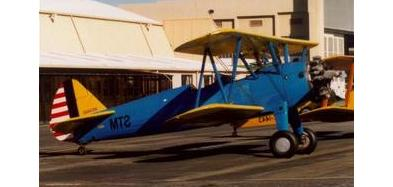
//> input picture Pictures/airplanes/image_0030.jpg, 393 x 187 px
$ ./SimpleTransformation ../../Pictures/airplanes/image_0030.jpg   (built with g++ and OpenCV 4)
//> lines starting //> are read from the running program, lines starting //| are printed output that depends on the picture
// Modified from Example 2-5 in the book "Learning OpenCV 3: Computer Vision in C++ with the OpenCV Library".

#include <cstdio>
#include <string>

#include <opencv2/highgui.hpp>
#include <opencv2/imgproc.hpp>

using namespace std;
using namespace cv;

int main(int argc, char** argv)
{
  // Load an image specified on the command line.
  //
  Mat image_in = imread(argv[1],-1);
//> image_in is the input picture: 187 rows x 393 cols, CV_8UC3; mean B, G, R 116.2, 126.7, 139.5

  // Create some windows to show the input
  // and output images in.
  //
  namedWindow("Example 2-5-in", WINDOW_AUTOSIZE);
  namedWindow("Example 2-5-out", WINDOW_AUTOSIZE);

  // Create a window to show our input image
  //
  imshow("Example 2-5-in", image_in);

  // Create an image to hold the smoothed output
  //
  Mat image_out;

  // Do the smoothing
  // ( Note: Could use GaussianBlur(), blur(), medianBlur() or
  // bilateralFilter(). )
  //
  GaussianBlur(image_in, image_out, Size(5,5), 3, 3);
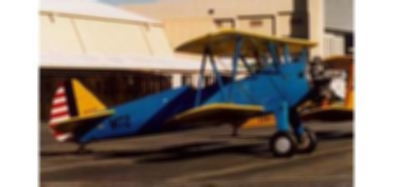
//> image_out: 187 rows x 393 cols, CV_8UC3; mean B, G, R 116.2, 126.7, 139.5

  // Show the smoothed image in the output window
  //
  imshow("Example 2-5-out", image_out);

  // Save the image
  //
  string fileName(argv[1]);
//> fileName = "../../Pictures/airplanes/image_0030.jpg"
  size_t dotPos = fileName.find_last_of('.');
//> dotPos = 35
  if (dotPos != string::npos)
  {
	  fileName = fileName.substr(0, dotPos) + "-new" + fileName.substr(dotPos);
  }
  else
  {
	  // The file name doesn't contain an extension.
	  fileName += ".jpg";
  }
  printf("Saving the blurred image to %s.\n", fileName.c_str());
//| Saving the blurred image to ../../Pictures/airplanes/image_0030-new.jpg.
  try{
	  imwrite(fileName, image_out);
  }
  catch (runtime_error& ex)
  {
	  printf("Exception converting image to PNG format: %s\n", ex.what());
	  return 1;
  }

  printf("Saved the blurred image to %s.\n", fileName.c_str());
//| Saved the blurred image to ../../Pictures/airplanes/image_0030-new.jpg.

  // Wait for the user to hit a key, windows will self destruct
  //
  waitKey( 0 );

  // Destroy the two windows.
  //
  destroyWindow("Example 2-5-in");
  destroyWindow("Example 2-5-out");
}

$ run again, on Pictures/airplanes/image_0033.jpg
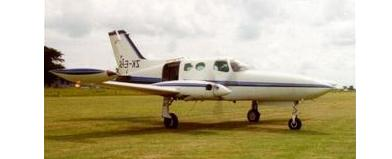
//> input picture Pictures/airplanes/image_0033.jpg, 392 x 159 px
//> image_in is the input picture: 159 rows x 392 cols, CV_8UC3; mean B, G, R 155.9, 184.3, 193.6
//> `GaussianBlur(image_in, image_out, Size(5,5), 3, 3);`:
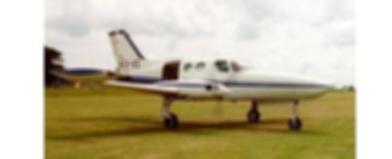
//> image_out: 159 rows x 392 cols, CV_8UC3; mean B, G, R 155.9, 184.3, 193.6
//> fileName = "../../Pictures/airplanes/image_0033.jpg"
//> dotPos = 35
//| Saving the blurred image to ../../Pictures/airplanes/image_0033-new.jpg.
//| Saved the blurred image to ../../Pictures/airplanes/image_0033-new.jpg.

$ run again, on Pictures/airplanes/image_0037.jpg
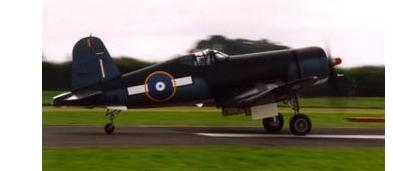
//> input picture Pictures/airplanes/image_0037.jpg, 393 x 171 px
//> image_in is the input picture: 171 rows x 393 cols, CV_8UC3; mean B, G, R 116.6, 133, 136
//> `GaussianBlur(image_in, image_out, Size(5,5), 3, 3);`:
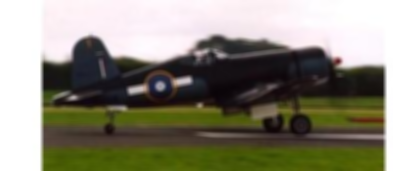
//> image_out: 171 rows x 393 cols, CV_8UC3; mean B, G, R 116.6, 133, 136
//> fileName = "../../Pictures/airplanes/image_0037.jpg"
//> dotPos = 35
//| Saving the blurred image to ../../Pictures/airplanes/image_0037-new.jpg.
//| Saved the blurred image to ../../Pictures/airplanes/image_0037-new.jpg.

$ run again, on Pictures/airplanes/image_0039.jpg
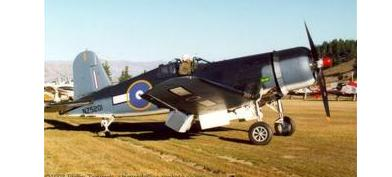
//> input picture Pictures/airplanes/image_0039.jpg, 392 x 177 px
//> image_in is the input picture: 177 rows x 392 cols, CV_8UC3; mean B, G, R 154.4, 172, 178.1
//> `GaussianBlur(image_in, image_out, Size(5,5), 3, 3);`:
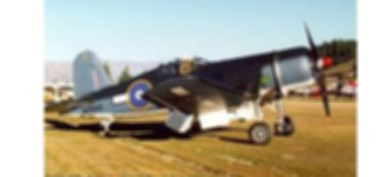
//> image_out: 177 rows x 392 cols, CV_8UC3; mean B, G, R 154.4, 172, 178.1
//> fileName = "../../Pictures/airplanes/image_0039.jpg"
//> dotPos = 35
//| Saving the blurred image to ../../Pictures/airplanes/image_0039-new.jpg.
//| Saved the blurred image to ../../Pictures/airplanes/image_0039-new.jpg.
